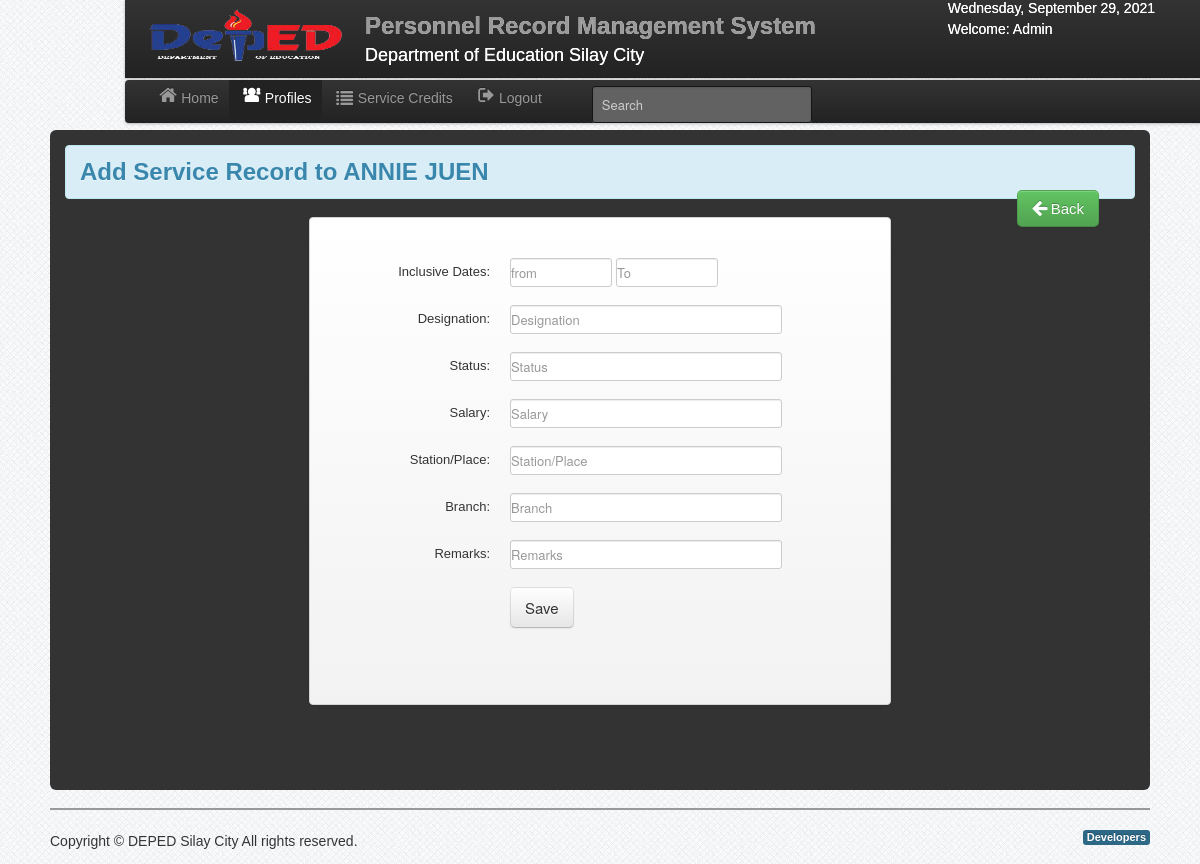
Screenshot of /add_service_user.php?id=119 (signed in) with the database file from the repository.
### tables this page shows
CREATE TABLE IF NOT EXISTS `user` (
  `User_id` int(11) NOT NULL AUTO_INCREMENT,
  `UserName` varchar(50) NOT NULL,
  `Password` varchar(50) NOT NULL,
  `FirstName` varchar(50) NOT NULL,
  `LastName` varchar(50) NOT NULL,
  `User_Type` varchar(50) NOT NULL,
  PRIMARY KEY (`User_id`)
);

CREATE TABLE IF NOT EXISTS `employee` (
  `employeeID` int(11) NOT NULL AUTO_INCREMENT,
  `Position` varchar(50) NOT NULL,
  `salary_grade` int(11) NOT NULL,
  `step` int(11) NOT NULL,
  `LastName` varchar(50) NOT NULL,
  `FirstName` varchar(50) NOT NULL,
  `MiddleName` varchar(50) NOT NULL,
  `Sex` varchar(10) NOT NULL,
  `Date_of_Birth` varchar(50) NOT NULL,
  `birth_place` varchar(100) NOT NULL,
  `tin` varchar(50) NOT NULL,
  `Eligibility` varchar(50) NOT NULL,
  `RemarkID` int(11) NOT NULL,
  `School` varchar(150) NOT NULL,
  `location` varchar(200) NOT NULL,
  `height` varchar(3) NOT NULL,
  `weight` varchar(5) NOT NULL,
  `civil_status` varchar(50) NOT NULL,
  `citizenship` varchar(50) NOT NULL,
  `blood_type` varchar(10) NOT NULL,
  `gsis` varchar(100) NOT NULL,
  `pag_ibig` varchar(100) NOT NULL,
  `PHILHEALTH` varchar(100) NOT NULL,
  `SSS` varchar(100) NOT NULL,
  `Authorized_Salary` varchar(100) NOT NULL,
  `Actual_Salary` varchar(100) NOT NULL,
  `Status` varchar(50) NOT NULL,
  `Civil_Service_Eligibility` varchar(100) NOT NULL,
  `Remarks` varchar(100) NOT NULL,
  `Residential_Address` varchar(100) NOT NULL,
  `ZIP_CODE1` varchar(20) NOT NULL,
  `Telephone_NO` varchar(20) NOT NULL,
  `Permanent_Address` varchar(100) NOT NULL,
  `ZIP_CODE2` varchar(20) NOT NULL,
  `Email_Address` varchar(100) NOT NULL,
  `Cellphone_NO` varchar(15) NOT NULL,
  `Agency_Employee_NO` varchar(20) NOT NULL,
  `Item_Number` varchar(50) NOT NULL,
  `Area_Code` varchar(50) NOT NULL,
  `Area_Type` varchar(50) NOT NULL,
  `ATTRIBUTION` varchar(50) NOT NULL,
  `Employee_No` varchar(50) NOT NULL,
  `qualification` varchar(100) NOT NULL,
  `Classification` varchar(100) NOT NULL,
  `District` varchar(100) NOT NULL,
  PRIMARY KEY (`employeeID`)
);

### session.php (called while the page is built, shortened)
<?php
$id_session=$_SESSION['id'];
?>

### add_service_user.php (the view, shortened to what this page needs)
<?php include('dbcon.php'); include('session.php');include('header.php');
    $get_id=$_GET['id'];
?>
<body>
 <?php include('nav-top.php'); ?>
    <div class="navbar navbar-fixed-top1">
        <div class="navbar-inner">
            <div class="container">
                <div class="marg">
                    <ul class="nav">
                        <li>
                            <a href="home_user.php"><i class="icon-home icon-large"></i>Home</a>
                        </li>
                        <li class="active"><a href="emp_profiles_user.php"><i class="icon-group icon-large"></i>Profiles</a></li>
                        <li><a href="leave_record_user.php"><i class="icon-list icon-large"></i>Service Credits</a></li>
                        <li><a id="logout" data-toggle="modal" href="#myModal"><i class="icon-signout icon-large"></i>Logout</a></li>
                        <form  method="POST" action="search_user.php" class="navbar-search pull-right">
                            <input type="text" name="search" class="search-query" placeholder="Search">
                        </form>
                    </ul>
                </div>
            </div>
        </div>
    </div>
    <div class="wrapper">
        <div id="element" class="hero-body-service">
            <div class="alert alert-info">
                <?php
                    $leave_query=mysqli_query($conn,"select * from employee where employeeID='$get_id'")or die(mysqli_errno());
                    $row=mysqli_fetch_array($leave_query);
                ?>
                <h2>Add Service Record to <?php echo $row['FirstName']." ".$row['LastName']; ?></h2>
                <div class="pull-right">
                <a class="btn btn-success btn-large"  data-original-title="Add Employee?" href="emp_profiles_user.php">  <i class="icon-arrow-left icon-large"></i>&nbsp;Back</a>
                  </div>
            </div>
            <div class="hero-body-add-user">
                <form class="form-horizontal" method="post">
                    <fieldset>
                        <div class="control-group">
                            <label class="control-label" for="input01">Inclusive Dates:</label>
                            <div class="controls">
                                <input type="text" id="smaller" name="from" class="Birthdate"   placeholder="from">
                                <input type="text" id="smaller" name="to" class="Birthdate"  placeholder="To">
                            </div>
                        </div>
                        <div class="control-group">
                            <label class="control-label" for="input01">Designation:</label>
                            <div class="controls">
                                <input type="text" name="Designation" class="input-xlarge" id="input01"  placeholder="Designation">
                            </div>
                        </div>
                        <div class="control-group">
                            <label class="control-label"   for="input01">Status:</label>
                            <div class="controls">
                                <input type="text"  name="Status" class="input-xlarge" id="input01"  placeholder="Status">
                            </div>
                        </div>
                                      <div class="control-group">
                            <label class="control-label"   for="input01">Salary:</label>
                            <div class="controls">
                                <input type="text"  name="Salary" class="input-xlarge" id="input01"  placeholder="Salary">
                            </div>
                        </div>
                                   <div class="control-group">
                            <label class="control-label"   for="input01">Station/Place:</label>
                            <div class="controls">
                                <input type="text"  name="Station" class="input-xlarge" id="input01"  placeholder="Station/Place">
                            </div>
                        </div>
                                     <div class="control-group">
                            <label class="control-label"   for="input01">Branch:</label>
                            <div class="controls">
                                <input type="text"  name="Branch" class="input-xlarge" id="input01"  placeholder="Branch">
                            </div>
                        </div>
                                      <div class="control-group">
                            <label class="control-label"   for="input01">Remarks:</label>
                            <div class="controls">
                                <input type="text"  name="Remarks" class="input-xlarge" id="input01"  placeholder="Remarks">
                            </div>
                        </div>
                        <div class="control-group">
                            <div class="controls">
                                <button name="save" class="btn btn-large">Save</button>
                            </div>
                        </div>
                    </fieldset>
                </form>
            </div>
        </div>
        <?php include('footer.php');?>
    </div>
</body>

### nav-top.php
<div class="navbar navbar-fixed-top">
    <div class="navbar-inner">
        <div class="container">
            <div class="marg_top">
                <a class="brand">
                    <img src="img/logo.png" width="200" height="58">
                </a>
                <a class="brand">
                    <h2>Personnel Record Management System</h2>
                    <div class="chmsc_nav"><font size="4" color="white">Department of Education Silay City</font></div>
                </a>
                <div class="pull-right">
                    <font color="white">
                        <?php
                            $Today=date('y:m:d');
                            $new=date('l, F d, Y',strtotime($Today));
                            echo $new; ?>
                        <p>
                            <?php
                                $user_query=mysqli_query($conn,"select *  from user where User_id='$id_session'")or die(mysqli_error());
                                $row=mysqli_fetch_array($user_query);
                                echo 'Welcome:'." ".$row['User_Type'];
                            ?>
                        </p>
                    </font>
                </div>
            </div>
        </div>
    </div>
	</div>

### css/style.css (style rules this page uses)
* { margin:0; padding:0; }
body { font-family:"Trebuchet MS", "Myriad Pro", Arial, sans-serif; font-size:14px; background: #fff url(../img/bg.png) repeat top left; color:#333; text-shadow:0px 0px 0px #fff;; }
a { color:#777; }
p { padding:5px 0px; }
.wrapper { width:1100px; margin:10px auto; min-height:550px; }

### rows the page displays
user: User_Type "Admin"
employee: FirstName "ANNIE", LastName "JUEN"
